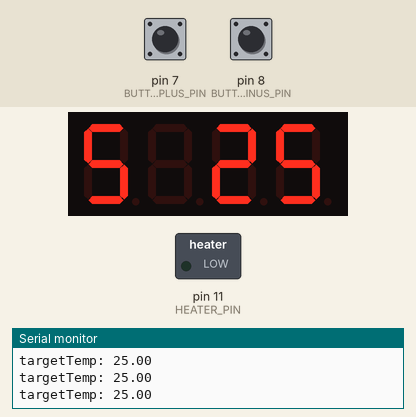
The program below on a simulated Arduino Nano, built with avr-gcc and run on an emulated ATmega328P. Shown: 4-digit seven-segment display, switched loads named in the program (green lamp = pin HIGH), the last lines printed to the serial monitor. The inputs (shaded band) are chosen by the test bench; at power-on: pin 7 (BUTTON_PLUS_PIN) LOW, pin 8 (BUTTON_MINUS_PIN) LOW.

Above: at 1.5 s.
1.6 s: pin 7 (BUTTON_PLUS_PIN) pulled HIGH for 0.15 s
3.2 s: pin 8 (BUTTON_MINUS_PIN) pulled HIGH for 3.2 s
At 6.8 s:
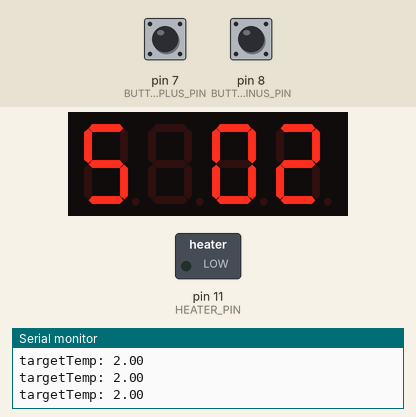
7.9 s: pin 8 (BUTTON_MINUS_PIN) pulled HIGH for 0.15 s
At 9.2 s:
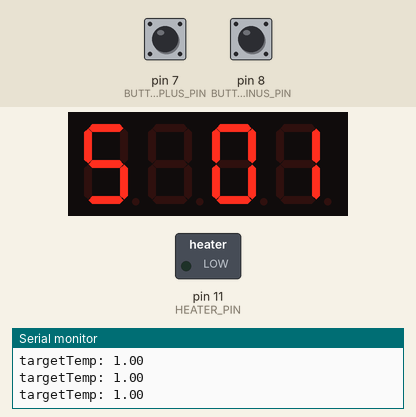
9.5 s: pin 7 (BUTTON_PLUS_PIN) pulled HIGH for 1 s
At 11.6 s:
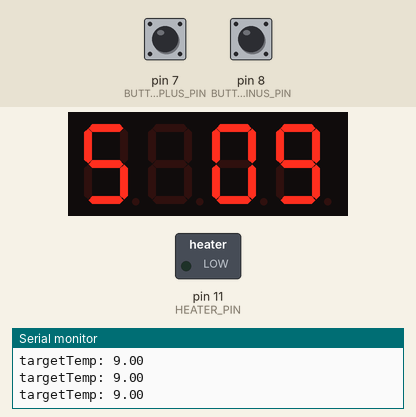
12.0 s: pin 7 (BUTTON_PLUS_PIN) driven HIGH
At 12.13 s:
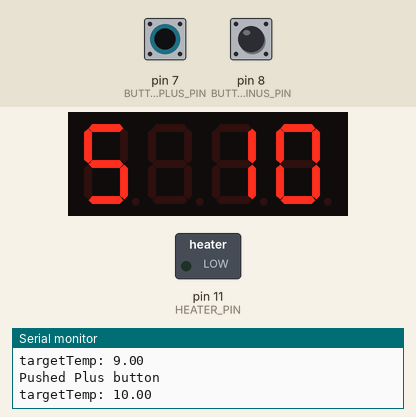
Timing chart, 0 to 15.0 s (numbered marks = the images above; inputs shaded):
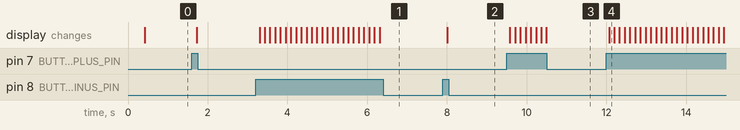

The program:

main.cpp
```cpp
#include <Arduino.h>
#include <TM1637Display.h>
#include <PID_v1.h>
#include <math.h>
#include <Adafruit_Sensor.h>
#include <DHT.h>
#include <DHT_U.h>

#define CLK 2
#define DIO 3
#define HEATER_PIN 11
#define SET_MODE_TIME 50
#define DISPLAY_MODE_TIME 40
#define DHTTYPE    DHT22
#define DHTPIN 4
#define BUTTON_PLUS_PIN 7
#define BUTTON_MINUS_PIN 8
#define MIN_TEMP 0
#define MAX_TEMP 80
#define DEFAULT_TEMP 25
#define LOOP_DELAY 100

typedef enum {
    DISPLAY_MODE_PID = 0,
    DISPLAY_MODE_TEMP,
    DISPLAY_MODE_HUMIDITY
} DisplayMode;

// buttons
int buttonStatePlus = 0;
int buttonStateMinus = 0;
// Sensors
int currentTemperature;
int currentHumidity;
double input, output;
double targetTemp = 0;
int setMode = SET_MODE_TIME;
int displayMode = DISPLAY_MODE_PID;
int displayModeTime = DISPLAY_MODE_TIME;
unsigned long previousMillis = 0;
uint32_t delayMS;
// PID
double Kp = 2.0, Ki = 0.5, Kd = 0.25;

/* Display

    -- A --
   |       |
   F       B
   |       |
    -- G --
   |       |
   E       C
   |       |
    -- D --  (и дополнительная точка DP)

*/
const uint8_t SEG_P[] = {
    SEG_A | SEG_B | SEG_G | SEG_F | SEG_E // P
    };

const uint8_t SEG_T[] = {
    SEG_F | SEG_E | SEG_G | SEG_D, 0x00// t
    };

const uint8_t SEG_H[] = {
    SEG_F | SEG_E | SEG_G | SEG_B | SEG_C, 0x00 // H
    };

const uint8_t SEG_S[] = {
    SEG_A | SEG_F | SEG_G | SEG_C | SEG_D, // S
    0x00};

TM1637Display display(CLK, DIO);
DHT_Unified dht(DHTPIN, DHTTYPE);
PID myPID(&input, &output, &targetTemp, Kp, Ki, Kd, DIRECT);

void setup()
{
  Serial.begin(9600);
  pinMode(BUTTON_PLUS_PIN, INPUT);
  pinMode(BUTTON_MINUS_PIN, INPUT);
  pinMode(HEATER_PIN, OUTPUT);
  display.setBrightness(0x0f);
  targetTemp = DEFAULT_TEMP;
  myPID.SetMode(AUTOMATIC);
  myPID.SetOutputLimits(0, 255);
  dht.begin();
  Serial.println(F("DHTxx Unified Sensor Example"));
  // Print temperature sensor details.
  sensor_t sensor;
  dht.temperature().getSensor(&sensor);
  Serial.println(F("------------------------------------"));
  Serial.println(F("Temperature Sensor"));
  Serial.print  (F("Sensor Type: ")); Serial.println(sensor.name);
  Serial.print  (F("Driver Ver:  ")); Serial.println(sensor.version);
  Serial.print  (F("Unique ID:   ")); Serial.println(sensor.sensor_id);
  Serial.print  (F("Max Value:   ")); Serial.print(sensor.max_value); Serial.println(F("°C"));
  Serial.print  (F("Min Value:   ")); Serial.print(sensor.min_value); Serial.println(F("°C"));
  Serial.print  (F("Resolution:  ")); Serial.print(sensor.resolution); Serial.println(F("°C"));
  Serial.println(F("------------------------------------"));
  // Print humidity sensor details.
  dht.humidity().getSensor(&sensor);
  Serial.println(F("Humidity Sensor"));
  Serial.print  (F("Sensor Type: ")); Serial.println(sensor.name);
  Serial.print  (F("Driver Ver:  ")); Serial.println(sensor.version);
  Serial.print  (F("Unique ID:   ")); Serial.println(sensor.sensor_id);
  Serial.print  (F("Max Value:   ")); Serial.print(sensor.max_value); Serial.println(F("%"));
  Serial.print  (F("Min Value:   ")); Serial.print(sensor.min_value); Serial.println(F("%"));
  Serial.print  (F("Resolution:  ")); Serial.print(sensor.resolution); Serial.println(F("%"));
  Serial.println(F("------------------------------------"));
  // Set delay between sensor readings based on sensor details.
  delayMS = sensor.min_delay / 1000;
  Serial.print  (F("Min delay:  ")); Serial.println(sensor.min_delay);
}


void loop() {
  unsigned long currentMillis = millis();

  buttonStatePlus = digitalRead(BUTTON_PLUS_PIN);
  buttonStateMinus = digitalRead(BUTTON_MINUS_PIN);
  // Button Plus pushed
  if (buttonStatePlus == HIGH)
  {
    setMode = SET_MODE_TIME;
    targetTemp++;
    Serial.println("Pushed Plus button");
    if (targetTemp >= MAX_TEMP)
    {
      targetTemp = MAX_TEMP;
    }
  }

  // Button Minus pushed
  if (buttonStateMinus == HIGH)
  {
    setMode = SET_MODE_TIME;
    Serial.println("Pushed Minus button");
    targetTemp--;
    if (targetTemp < MIN_TEMP)
    {
      targetTemp = MIN_TEMP;
    }
  }

  if (currentMillis - previousMillis >= delayMS) {
    // Read temperature and humidity
    sensors_event_t event;
    previousMillis = currentMillis;
    // read the sensor
    dht.temperature().getEvent(&event);
    if (!isnan(event.temperature)) {
      currentTemperature = event.temperature;
    }
    // Get humidity event and print its value.
    dht.humidity().getEvent(&event);
    if (!isnan(event.relative_humidity)) {
      currentHumidity = event.relative_humidity;
    }
  }

  if(setMode == 0){
    // Calculate PID
    input = currentTemperature;
    myPID.Compute();
    // Control the heater
    analogWrite(HEATER_PIN, (int)output);
    // Show parameters on display
    switch (displayMode)
    {
      case DISPLAY_MODE_PID:
        // Show PID output
        display.setSegments(SEG_P, 1, 0);
        display.showNumberDec((int)output, true, 3, 1);
        break;
      case DISPLAY_MODE_TEMP:
        // Show current temperature
        display.setSegments(SEG_T, 2, 0);
        display.showNumberDec(currentTemperature, true, 2, 2);
        break;
      case DISPLAY_MODE_HUMIDITY:
        // Show current humidity
        display.setSegments(SEG_H, 2, 0);
        display.showNumberDec(currentHumidity, true, 2, 2);
        break;
      default:
        break;
    }
    displayModeTime--;
    if(displayModeTime == 0){
      // Change display mode
      displayMode++;
      if(displayMode > DISPLAY_MODE_HUMIDITY){
        displayMode = DISPLAY_MODE_PID;
      }
      displayModeTime = DISPLAY_MODE_TIME;
    }
    Serial.print("pid: ");
    Serial.println(output);
    Serial.print("temp: ");
    Serial.println(currentTemperature);
    Serial.print("himidity: ");
    Serial.println(currentHumidity);
  }
  else{
    // Show the SET mode and selected temperature
    display.setSegments(SEG_S, 2, 0);
    display.showNumberDec(targetTemp, true, 2, 2);
    Serial.print("targetTemp: ");
    Serial.println(targetTemp);
    setMode --;
  }
  delay(LOOP_DELAY);
}
```

Measured:
- after the input at 3.2 s, the display: first changes after 0.10 s (image 1 shows a later state)
- after the input at 7.9 s, the display: changes after 0.11 s (image 2)
- after the input at 9.5 s, the display: first changes after 0.08 s (image 3 shows a later state)
- after the input at 12.0 s, the display: changes after 0.07 s (image 4)
